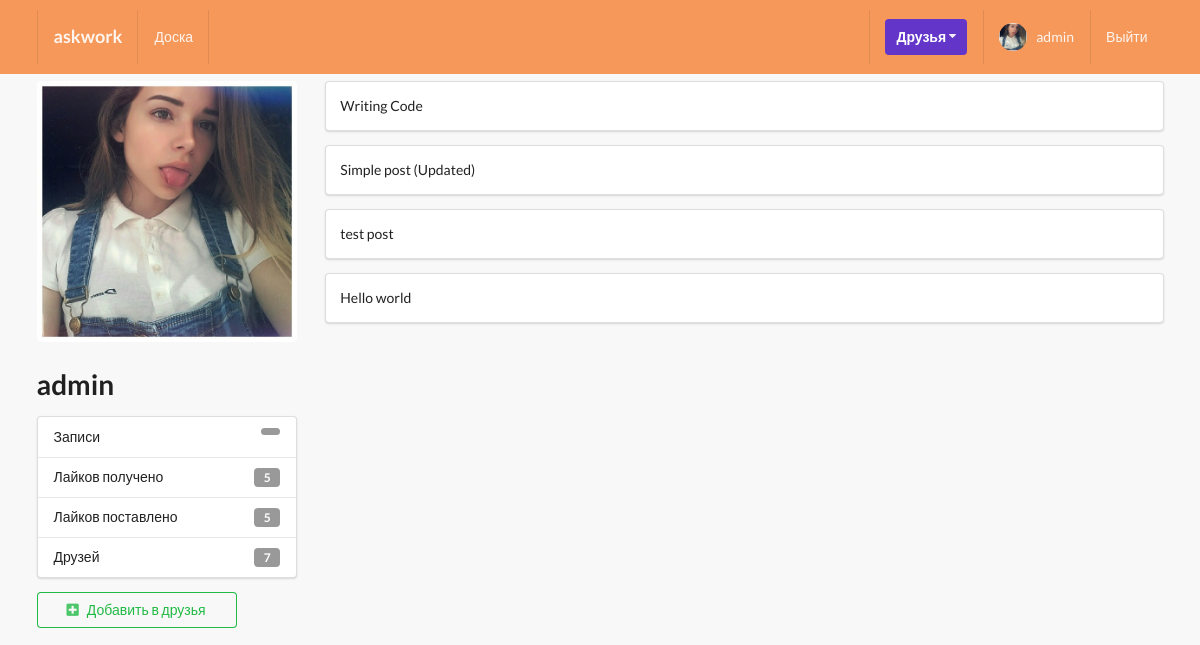
The page /profiles/artyom-byer-f3b74641 (signed in) on the database its author committed.
### profiles/models.py (models this page shows, shortened)
class Profile(models.Model):
    class Meta:
        verbose_name = "Профиль"
        verbose_name_plural = "Профили"
    first_name = models.CharField(max_length=200, blank=True, verbose_name="Имя")
    second_name = models.CharField(max_length=200, blank=True, verbose_name="Фамилия")
    user = models.OneToOneField(User, on_delete=models.CASCADE, verbose_name="Пользователь")
    bio = models.TextField(default="О себе. ", max_length=300, verbose_name="Биография")
    email = models.EmailField(max_length=200, blank=True, verbose_name="Почта")
    country = models.CharField(max_length=200, blank=True, verbose_name="Страна")
    avatar = models.ImageField(default="avatar.png", upload_to="avatars/", verbose_name="Аватар")
    friends = models.ManyToManyField(User, blank=True, related_name='friends', verbose_name="Друзья")
    slug = models.SlugField(unique=True, blank=True, verbose_name="Слог")
    updated = models.DateTimeField(auto_now=True, verbose_name="Обновлен")
    created = models.DateTimeField(auto_now_add=True, verbose_name="Создан")
    objects = ProfileManager()
    def get_friends_no(self):
        return self.friends.all().count()
    def fet_all_authors_post(self):
        return self.posts.all()
    def get_likes_given_no(self):
        likes = self.like_set.all()
        total_liked = 0
        for item in likes:
            if item.value == 'Like':
                total_liked += 1
        return total_liked
    def get_likes_recieved_no(self):
        posts = self.posts.all()
        total_liked = 0
        for item in posts:
            total_liked += item.liked.all().count()
        return total_liked
    __initial_first_name = None
    __initial_second_name = None
    def __init__(self, *args, **kwargs):
        super().__init__(*args, **kwargs)
        self.__initial_first_name = self.first_name
        self.__initial_second_name = self.second_name

### posts/models.py (models this page shows, shortened)
class Like(models.Model):
    user = models.ForeignKey(Profile, on_delete=models.CASCADE, verbose_name="Пользователь")
    post = models.ForeignKey(Post, on_delete=models.CASCADE, verbose_name="Пост")
    value = models.CharField(max_length=10, choices=LIKE_CHOICES, verbose_name="Значение")
    updated = models.DateTimeField(auto_now=True, verbose_name="Обновлен")
    created = models.DateTimeField(auto_now_add=True, verbose_name="Создан")
    class Meta:
        verbose_name = "Лайк"
        verbose_name_plural = 'Лайки'

class Post(models.Model):
    class Meta:
        verbose_name = "Пост"
        verbose_name_plural = 'Посты'
        ordering = ('-created',)
    content = models.TextField(verbose_name="Пост")
    image = models.ImageField(upload_to='posts', validators=[FileExtensionValidator(['png', 'jpg', 'jpeg', 'gif'])],
                              blank=True, verbose_name="Изображение")
    liked = models.ManyToManyField(Profile, blank=True, related_name='likes', verbose_name="Лайкнул")
    updated = models.DateTimeField(auto_now=True, verbose_name="Обновлен")
    created = models.DateTimeField(auto_now_add=True, verbose_name="Создан")
    author = models.ForeignKey(Profile, on_delete=models.CASCADE, related_name="posts", verbose_name="Автор")

### profiles/views.py (the view)
# urls.py: path('<slug>', ProfileDetailView.as_view(), name='profile-detail-view'),
class ProfileDetailView(LoginRequiredMixin, DetailView):
    model = Profile
    template_name = 'profiles/detail.html'
    def get_object(self, slug=None):
        slug = self.kwargs.get('slug')
        profile = Profile.objects.get(slug=slug)
        return profile
    def get_context_data(self, **kwargs):
        context = super().get_context_data(**kwargs)
        user = User.objects.get(username__iexact=self.request.user)
        profile = Profile.objects.get(user=user)
        rel_r = Relationship.objects.filter(sender=profile)
        rel_s = Relationship.objects.filter(receiver=profile)
        rel_receiver = []
        rel_sender = []
        for item in rel_r:
            rel_receiver.append(item.receiver.user)
        for item in rel_s:
            rel_sender.append(item.sender.user)
        context["rel_receiver"] = rel_receiver
        context["rel_sender"] = rel_sender
        context['posts'] = self.get_object().fet_all_authors_post()
        context['len_posts'] = True if len(self.get_object().fet_all_authors_post()) > 0 else False
        return context

### profiles/context_processors.py (called while the page is built)
def profile_pic(request):
    if request.user.is_authenticated:
        profile_obj = Profile.objects.get(user=request.user)
        pic = profile_obj.avatar
        return {'picture': pic}
    return {}

def invatations_received_no(request):
    if request.user.is_authenticated:
        profile_obj = Profile.objects.get(user=request.user)
        qs_count = Relationship.objects.invatations_received(profile_obj).count()
        return {'invites_num': qs_count}
    return {}

### profiles/models.py (called while the page is built)
    def invatations_received(self, receiver):
        qs = Relationship.objects.filter(receiver=receiver, status='send')
        return qs

### profiles/templates/profiles/detail.html (shortened to what this page needs)
{% extends 'base.html' %}
{% block content %}
<div class="ui grid">
    <br>
    <div class="row">
        <div class="four wide column">
            <img class="ui medium rounded image" src={{object.avatar.url}}>
            <h1>{{object.user}}</h1>
            <div class="ui vertical fluid menu">
                <div class="item">
                    Записи
                    <div class="ui label">{{ object.get_posts_no }}</div>
                </div>
                <div class="item">
                    Лайков получено
                    <div class="ui label">{{ object.get_likes_given_no }}</div>
                </div>
                <div class="item">
                    Лайков поставлено
                    <div class="ui label">{{ object.get_likes_recieved_no }}</div>
                </div>
                <div class="item">
                    Друзей
                    <div class="ui label">{{ object.get_friends_no }}</div>
                </div>
            </div>
            {% if object.user not in rel_receiver and object.user not in rel_sender %}
                <form action="{% url 'profiles:send-invite' %}" method="POST">
                    <button type="submit" class="ui positive basic button mb-5 w-big"><i class="plus square icon"></i>Добавить в друзья</button>
                </form>
            {% endif %}
        </div>
        <div class="twelve wide column">
            {% if len_posts %}
                {% for post in posts %}
                    <div class="segment ui fluid">
                        {{post.content}}
                    </div>
                {% endfor %}
            {% else %}
                <h1>Отсутсвуют записи у пользователя ...</h1>
            {% endif %}
        </div>
    </div>
</div>
{% endblock content %}

### templates/main/navbar.html (shortened to what this page needs)
{% url 'home-view' as path_to_home %}
{% url 'posts:main-post-view' as path_to_posts %}
{% url 'profiles:my-profile-view' as path_to_my_profile %}
<div class="ui inverted menu brown nav2 mb-7">
  <div class="ui container">
    <a href="{{path_to_home}}" class="{% if request.path == path_to_home %}active{% endif %} item">
        <h3>askwork</h3>
    </a>
    {% if request.user.is_authenticated %}
    <a href="{{path_to_posts}}" class="{% if request.path == path_to_posts %}active{% endif %} item">
        Доска
    </a>
    {% endif %}
    <div class="right menu">
        {% if request.user.is_authenticated %}
        <div class="item">
            <div class="ui floating dropdown icon button violet"> Друзья
                <i class="dropdown icon"></i>
             </div>
        </div>
            <a href="/profiles/myprofile/" class="{% if request.path == path_to_my_profile %}active{% endif %} item">
                <img class="ui avatar image" src={{picture.url}} />&nbsp;
                 {{ request.user }}
            </a>
            <a href="{% url 'account_logout' %}" class="ui item">
                Выйти
            </a>
        {% else %}
        <a href="{% url 'account_login' %}" class="ui item">
                Войти
            </a>
        {% endif %}
    </div>
  </div>
</div>

### static_project/style.css (style rules this page uses)
body { background: #F8F8F8 !important; }
.mb-7 { margin-bottom: 7px !important; }
.nav2 { border-radius: 0px !important; padding: 10px 0 10px 0 !important; background-color: #f5985a !important; }
.mb-5 { margin-bottom: 5px !important; }
.w-big { width: 200px !important; }

### rows shown on the page
Profile: avatar (picture), user "admin", get_likes_given_no "5", get_likes_recieved_no "5", get_friends_no "7"
Post: content "Writing Code"
Post: content "Simple post (Updated)"
Post: content "test post"
Post: content "Hello world"

### other values the page prints
{{ request.user }} "admin"
